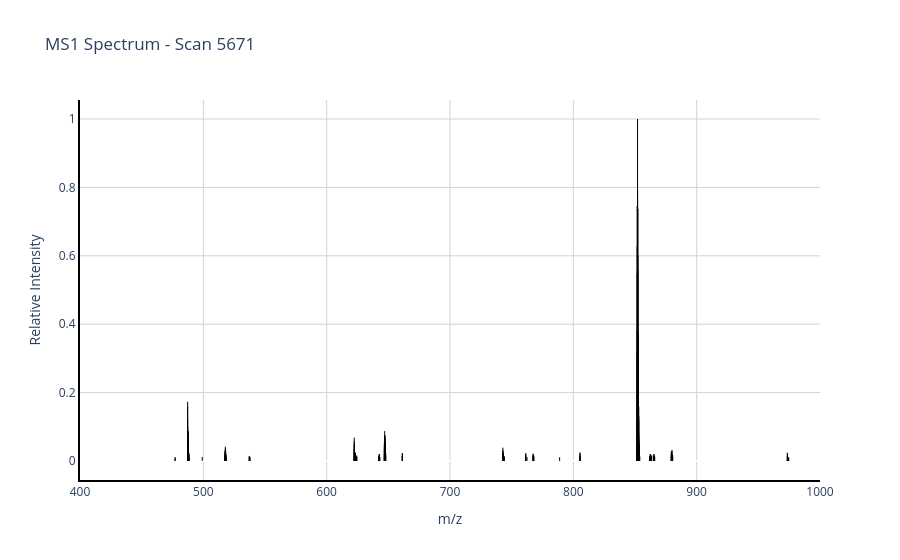

Notebook code for this chart:
### Markdown cell above
### 1.1 Overview of Mass Spectrometric Data
#### 1.1.a Example MS1 Spectrum

Shown below is an MS1 spectrum: All ions between 400 and 1500 m/z were collected and analyzed.
If you zoom in. you can see three peaks at 487.3, 487.8, 488.3. These peaks represent three different isotopologues of a peptide.

### Code cell
# The import/reload can be removed once util.py is stable
import util
importlib.reload(util)
from util import *

mzml_path = 'Data/04-17-23_CA_Tryp_HCD_10min-calib.mzML'
get_MS1_object(mzml_path, 5671)
